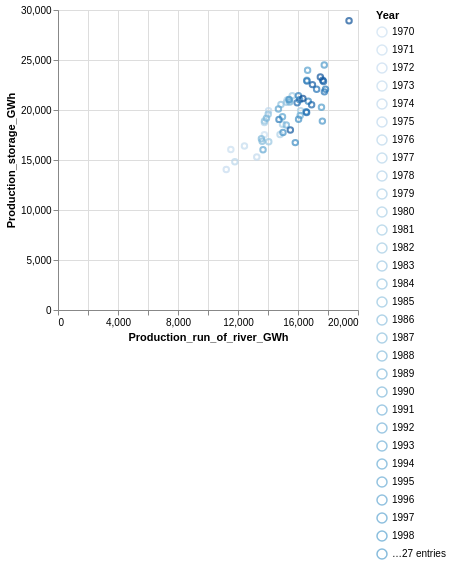

Notebook code for this chart:
### Code cell
DataFrame = pd.read_csv(
    "data/Electricity_statistics.csv",
    delimiter=",",
)

# make the chart
chart = alt.Chart(DataFrame).mark_point().encode(
    x='Production_run_of_river_GWh',
    y='Production_storage_GWh',
    color='Year:O',
).interactive()

chart
